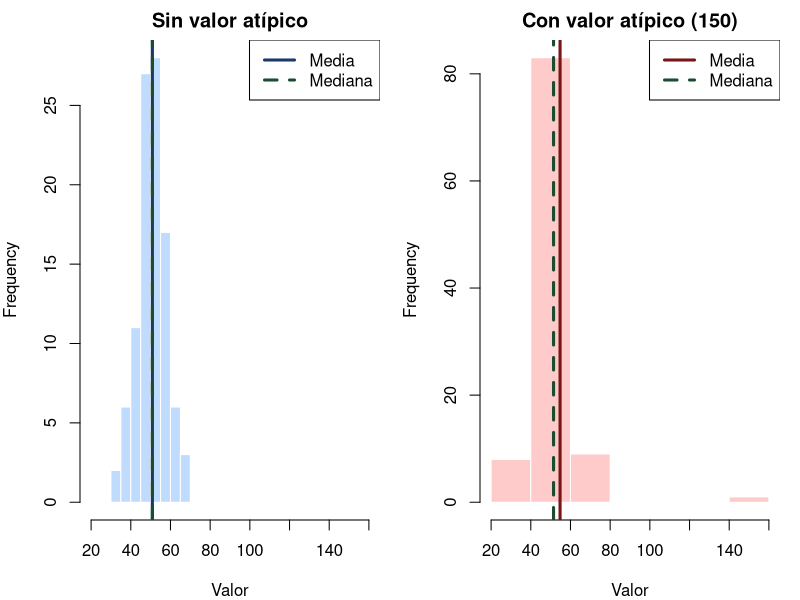
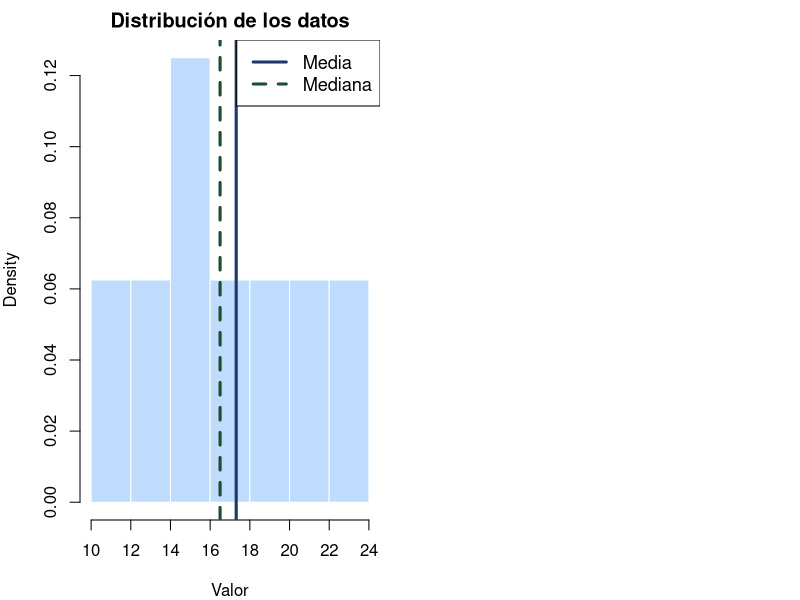

Write R code to recreate these figures, in order.
## ---- chunk 1
#| echo: false
#| fig-width: 10
#| fig-height: 4.5
set.seed(1)
sin_atipico <- c(rnorm(100, 50, 8))
con_atipico <- c(sin_atipico, 202,200,150)

par(mfrow = c(1,2), mar = c(4,4,2,1))
hist(sin_atipico, col = "#bfdbfe", border = "white",
     main = "Sin valor atípico", xlab = "Valor", cex.main = 1.2, xlim = c(20,160))
abline(v = mean(sin_atipico),   col = "#1a3a6b", lwd = 3)
abline(v = median(sin_atipico), col = "#1b4d2e", lwd = 3, lty = 2)
legend("topright", c("Media","Mediana"), col = c("#1a3a6b","#1b4d2e"), lwd = 3, lty = c(1,2))

hist(con_atipico, col = "#fecaca", border = "white",
     main = "Con valor atípico (150)", xlab = "Valor", cex.main = 1.2, xlim = c(20,160))
abline(v = mean(con_atipico),   col = "#7a1515", lwd = 3)
abline(v = median(con_atipico), col = "#1b4d2e", lwd = 3, lty = 2)
legend("topright", c("Media","Mediana"), col = c("#7a1515","#1b4d2e"), lwd = 3, lty = c(1,2))
## ---- chunk 2
datos <- c(12,15,18,20,14,16,19,17,13,21,22,11,23,24,16,16)
cat("Media   :", round(mean(datos), 2), "\n")
cat("Mediana :", median(datos), "\n")
tabla_moda <- table(datos)
cat("Moda    :", names(tabla_moda)[which.max(tabla_moda)], "\n")
## ---- chunk 3
#| echo: false
#| fig-width: 9
#| fig-height: 3.5
hist(datos, col="#bfdbfe", border="white", probability=TRUE,
     main="Distribución de los datos", xlab="Valor", cex.main=1.2)
abline(v=mean(datos),   col="#1a3a6b", lwd=3, lty=1)
abline(v=median(datos), col="#1b4d2e", lwd=3, lty=2)
legend("topright", c("Media","Mediana"), col=c("#1a3a6b","#1b4d2e"), lwd=3, lty=c(1,2), cex=1.1)
